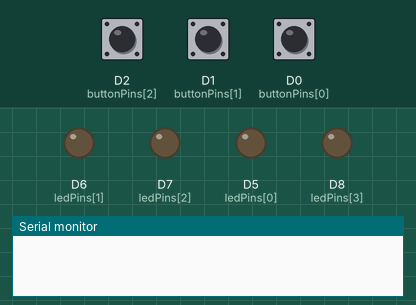
This sketch was run on a simulated ESP8266 (NodeMCU). On the bench: output pins drawn as LEDs (lit = HIGH), the last lines printed to the serial monitor. The inputs (shaded band) are chosen by the test bench; at power-on: D0 (buttonPins[0]) LOW, D2 (buttonPins[2]) LOW, D1 (buttonPins[1]) LOW.

Above: at 1.2 s.
1.3 s: D0 (buttonPins[0]) pulled HIGH for 0.15 s
At 1.9 s:
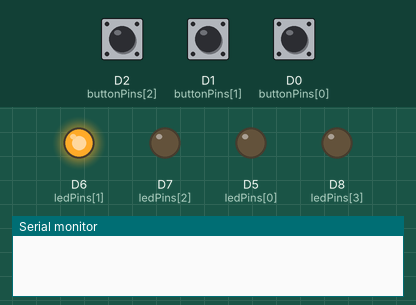
2.9 s: D0 (buttonPins[0]) pulled HIGH for 1 s
At 4.3 s:
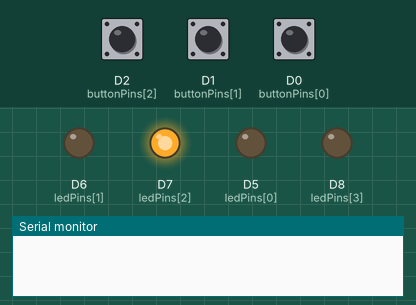
5.4 s: D0 (buttonPins[0]) pulled HIGH for 0.15 s
At 5.9 s:
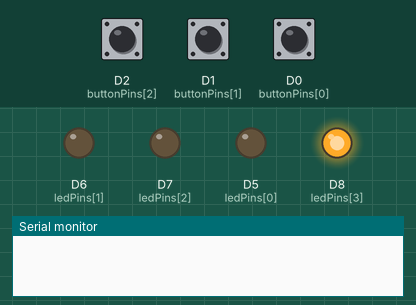
7.0 s: D0 (buttonPins[0]) pulled HIGH for 3.2 s
At 8.3 s:
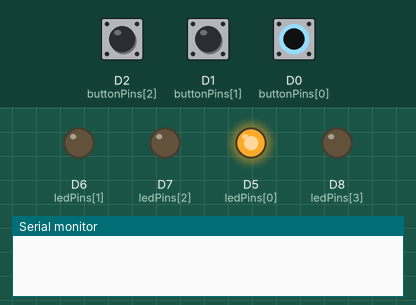
11.7 s: D2 (buttonPins[2]) pulled HIGH for 0.15 s
At 12.0 s:
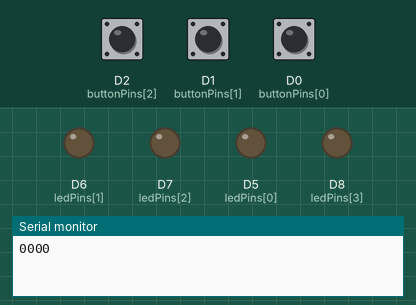
Timing chart, 0 to 14.3 s (numbered marks = the images above; inputs shaded):
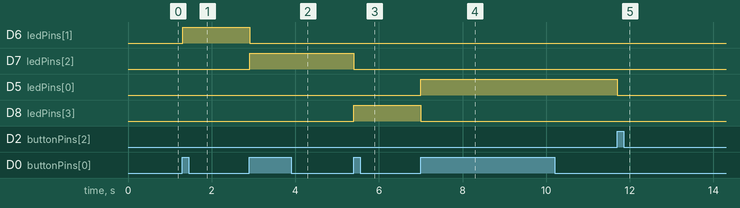

Measured:
- after the input at 1.3 s, D6 (ledPins[1]): LOW → HIGH at once
- after the input at 2.9 s, D6 (ledPins[1]): HIGH → LOW at once; D7 (ledPins[2]): LOW → HIGH at once
- after the input at 5.4 s, D7 (ledPins[2]): HIGH → LOW at once; D8 (ledPins[3]): LOW → HIGH at once
- after the input at 7.0 s, D5 (ledPins[0]): LOW → HIGH at once; D8 (ledPins[3]): HIGH → LOW at once
- after the input at 11.7 s, D5 (ledPins[0]): HIGH → LOW at once

The sketch:

first_project.ino
```cpp
// Made by Kelompok 7:
// - Akmal Hafizh Musyaffa / 13222057
// - Irfan Nurhakim Hilmi / 13222048
// - Mahardhika Putra Adipratama / 13222081
// - Mohammad Ari Alexander Azis / 13222093
// - Nurul Annisa / 13222109
// - Ronaldo / 18322007

int count = 0, indeks = 0;
int onLed[4] = { 0, 0, 0, 0 };
int lockedLed[4] = { 0, 0, 0, 0 };
const char buttonPins[3] = { D0, D1, D2 };
const char ledPins[4] = { D5, D6, D7, D8 };

void setup() {
  pinMode(buttonPins[0], INPUT);
  pinMode(buttonPins[1], INPUT);
  pinMode(buttonPins[2], INPUT);
  pinMode(ledPins[0], OUTPUT);
  pinMode(ledPins[1], OUTPUT);
  pinMode(ledPins[2], OUTPUT);
  pinMode(ledPins[3], OUTPUT);
  Serial.begin(9600);
}

void loop() {

  // Ganti elemen di onLed buat dinyalain
  if (digitalRead(buttonPins[0])) {
    count++;
    indeks = count % 4;
    onLed[indeks] = 1;

    for (int i = 0; i < 4; i++) {
      if (not((lockedLed[i]) || (i == indeks))) {
        onLed[i] = 0;
      }
    }
  }

  // Ganti elemen di lockedLed buat dilock
  if (digitalRead(buttonPins[1])) {
    indeks = count % 4;
    lockedLed[indeks] = 1;
  }

  // Print serial dan reset onLed serta lockedLed
  if (digitalRead(buttonPins[2])) {
    for (int i = 0; i < 4; i++) {
      if (i == 3) {
        Serial.println(lockedLed[i]);
      } else {
        Serial.print(lockedLed[i]);
      }
      onLed[i] = 0;
      lockedLed[i] = 0;
    }
  }

  // Nyalain LED berdasarkan onLed
  for (int i = 0; i < 4; i++) {
    if (onLed[i]) {
      digitalWrite(ledPins[i], HIGH);
    } else {
      digitalWrite(ledPins[i], LOW);
    }
  }

  while ((digitalRead(buttonPins[0])) || (digitalRead(buttonPins[1])) || (digitalRead(buttonPins[2]))) { delay(10); }
  delay(10);
}
```
